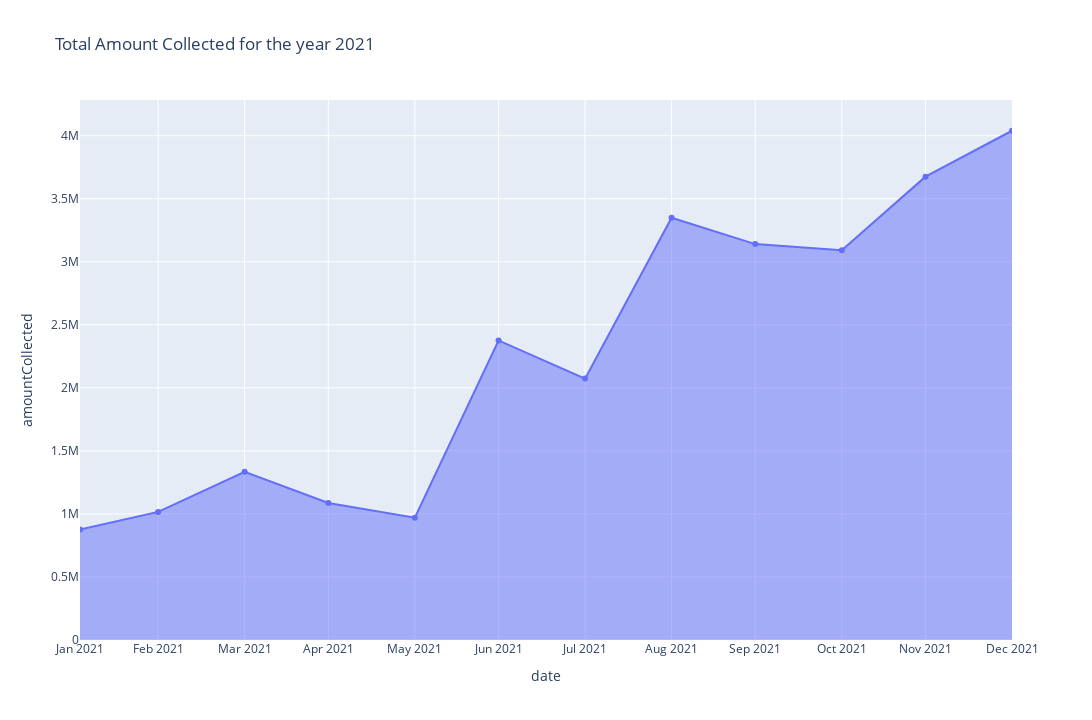

The cell this chart's notebook holds for it:
### Code cell
fig = px.area(new_df2[12:24], x='date', y='amountCollected',title='Total Amount Collected for the year 2021',width=1280,height=720,markers=True)
fig.layout.xaxis.tick0 = '2021-01-31'
fig.layout.xaxis.dtick = 'M1'
#month-year format
fig.layout.xaxis.tickformat='%b %Y'
#fig.write_image('/home/rohit/iudx/dumps/figure.png', scale=2)



fig.show()

### Figure 1 — Plotly figure (JSON) as saved in the notebook; plotly's stock layout.template omitted (floating-point values rounded to 4 significant figures)
{"data": [{"hovertemplate": "date=%{x}<br>amountCollected=%{y}<extra></extra>", "legendgroup": "", "line": {"color": "#636efa"}, "marker": {"symbol": "circle"}, "mode": "lines+markers", "name": "", "orientation": "v", "showlegend": false, "stackgroup": "1", "type": "scatter", "x": ["2021-01-31T00:00:00", "2021-02-28T00:00:00", "2021-03-31T00:00:00", "2021-04-30T00:00:00", "2021-05-31T00:00:00", "2021-06-30T00:00:00", "2021-07-31T00:00:00", "2021-08-31T00:00:00", "2021-09-30T00:00:00", "2021-10-31T00:00:00", "2021-11-30T00:00:00", "2021-12-31T00:00:00"], "xaxis": "x", "y": [876090, 1016180, 1333920, 1087300, 970120, 2376030, 2073400, 3349510, 3140340, 3092460, 3675320, 4039340], "yaxis": "y"}], "layout": {"height": 720, "legend": {"tracegroupgap": 0}, "title": {"text": "Total Amount Collected for the year 2021"}, "width": 1280, "xaxis": {"anchor": "y", "autorange": true, "domain": [0, 1], "dtick": "M1", "range": ["2021-01-31", "2021-12-31"], "tick0": "2021-01-31", "tickformat": "%b %Y", "title": {"text": "date"}, "type": "date"}, "yaxis": {"anchor": "x", "autorange": true, "domain": [0, 1], "range": [0, 4283000.0], "title": {"text": "amountCollected"}, "type": "linear"}}}
